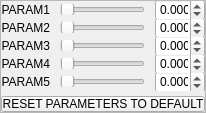
                 <widget class="QFrame" name="frame">
                  <property name="minimumSize">
                   <size>
                    <width>0</width>
                    <height>50</height>
                   </size>
                  </property>
                  <property name="styleSheet">
                   <string notr="true">QFrame#frame {
	border: 0px solid black;
}
QWidget {
	padding-top: 0px;
	padding-bottom: 0px;
	margin-top: -2px;
	margin-bottom: -2px;
}</string>
                  </property>
                  <property name="frameShape">
                   <enum>QFrame::StyledPanel</enum>
                  </property>
                  <property name="frameShadow">
                   <enum>QFrame::Raised</enum>
                  </property>
                  <layout class="QVBoxLayout" name="verticalLayout_24">
                   <property name="spacing">
                    <number>0</number>
                   </property>
                   <property name="leftMargin">
                    <number>0</number>
                   </property>
                   <property name="topMargin">
                    <number>0</number>
                   </property>
                   <property name="rightMargin">
                    <number>0</number>
                   </property>
                   <property name="bottomMargin">
                    <number>0</number>
                   </property>
                   <item>
                    <layout class="QHBoxLayout" name="horizontalLayout_8">
                     <property name="spacing">
                      <number>10</number>
                     </property>
                     <item>
                      <widget class="QLabel" name="equationParam1Label">
                       <property name="minimumSize">
                        <size>
                         <width>45</width>
                         <height>16</height>
                        </size>
                       </property>
                       <property name="maximumSize">
                        <size>
                         <width>54</width>
                         <height>16777215</height>
                        </size>
                       </property>
                       <property name="text">
                        <string>PARAM1</string>
                       </property>
                       <property name="alignment">
                        <set>Qt::AlignRight|Qt::AlignTrailing|Qt::AlignVCenter</set>
                       </property>
                       <property name="wordWrap">
                        <bool>true</bool>
                       </property>
                       <property name="buddy">
                        <cstring>positionX</cstring>
                       </property>
                      </widget>
                     </item>
                     <item>
                      <widget class="QSlider" name="equationParam1Slider">
                       <property name="maximum">
                        <number>1000</number>
                       </property>
                       <property name="pageStep">
                        <number>50</number>
                       </property>
                       <property name="orientation">
                        <enum>Qt::Horizontal</enum>
                       </property>
                      </widget>
                     </item>
                     <item>
                      <widget class="QDoubleSpinBox" name="equationParam1Value">
                       <property name="minimumSize">
                        <size>
                         <width>50</width>
                         <height>18</height>
                        </size>
                       </property>
                       <property name="maximumSize">
                        <size>
                         <width>50</width>
                         <height>16777215</height>
                        </size>
                       </property>
                       <property name="toolTip">
                        <string>Changes the absolute Y-position of object</string>
                       </property>
                       <property name="styleSheet">
                        <string notr="true"/>
                       </property>
                       <property name="decimals">
                        <number>3</number>
                       </property>
                       <property name="minimum">
                        <double>-999999.000000000000000</double>
                       </property>
                       <property name="maximum">
                        <double>999999.000000000000000</double>
                       </property>
                       <property name="singleStep">
                        <double>0.100000000000000</double>
                       </property>
                      </widget>
                     </item>
                    </layout>
                   </item>
                   <item>
                    <layout class="QHBoxLayout" name="horizontalLayout_29">
                     <property name="spacing">
                      <number>10</number>
                     </property>
                     <item>
                      <widget class="QLabel" name="equationParam2Label">
                       <property name="minimumSize">
                        <size>
                         <width>45</width>
                         <height>16</height>
                        </size>
                       </property>
                       <property name="maximumSize">
                        <size>
                         <width>54</width>
                         <height>16777215</height>
                        </size>
                       </property>
                       <property name="text">
                        <string>PARAM2</string>
                       </property>
                       <property name="alignment">
                        <set>Qt::AlignRight|Qt::AlignTrailing|Qt::AlignVCenter</set>
                       </property>
                       <property name="wordWrap">
                        <bool>true</bool>
                       </property>
                       <property name="buddy">
                        <cstring>positionX</cstring>
                       </property>
                      </widget>
                     </item>
                     <item>
                      <widget class="QSlider" name="equationParam2Slider">
                       <property name="maximum">
                        <number>1000</number>
                       </property>
                       <property name="pageStep">
                        <number>50</number>
                       </property>
                       <property name="orientation">
                        <enum>Qt::Horizontal</enum>
                       </property>
                      </widget>
                     </item>
                     <item>
                      <widget class="QDoubleSpinBox" name="equationParam2Value">
                       <property name="minimumSize">
                        <size>
                         <width>50</width>
                         <height>18</height>
                        </size>
                       </property>
                       <property name="maximumSize">
                        <size>
                         <width>50</width>
                         <height>16777215</height>
                        </size>
                       </property>
                       <property name="toolTip">
                        <string>Changes the absolute Y-position of object</string>
                       </property>
                       <property name="decimals">
                        <number>3</number>
                       </property>
                       <property name="minimum">
                        <double>-999999.000000000000000</double>
                       </property>
                       <property name="maximum">
                        <double>999999.000000000000000</double>
                       </property>
                       <property name="singleStep">
                        <double>0.100000000000000</double>
                       </property>
                      </widget>
                     </item>
                    </layout>
                   </item>
                   <item>
                    <layout class="QHBoxLayout" name="horizontalLayout_30">
                     <property name="spacing">
                      <number>10</number>
                     </property>
                     <item>
                      <widget class="QLabel" name="equationParam3Label">
                       <property name="minimumSize">
                        <size>
                         <width>45</width>
                         <height>16</height>
                        </size>
                       </property>
                       <property name="maximumSize">
                        <size>
                         <width>54</width>
                         <height>16777215</height>
                        </size>
                       </property>
                       <property name="text">
                        <string>PARAM3</string>
                       </property>
                       <property name="alignment">
                        <set>Qt::AlignRight|Qt::AlignTrailing|Qt::AlignVCenter</set>
                       </property>
                       <property name="wordWrap">
                        <bool>true</bool>
                       </property>
                       <property name="buddy">
                        <cstring>positionX</cstring>
                       </property>
                      </widget>
                     </item>
                     <item>
                      <widget class="QSlider" name="equationParam3Slider">
                       <property name="maximum">
                        <number>1000</number>
                       </property>
                       <property name="pageStep">
                        <number>50</number>
                       </property>
                       <property name="orientation">
                        <enum>Qt::Horizontal</enum>
                       </property>
                      </widget>
                     </item>
                     <item>
                      <widget class="QDoubleSpinBox" name="equationParam3Value">
                       <property name="minimumSize">
                        <size>
                         <width>50</width>
                         <height>18</height>
                        </size>
                       </property>
                       <property name="maximumSize">
                        <size>
                         <width>50</width>
                         <height>16777215</height>
                        </size>
                       </property>
                       <property name="toolTip">
                        <string>Changes the absolute Y-position of object</string>
                       </property>
                       <property name="decimals">
                        <number>3</number>
                       </property>
                       <property name="minimum">
                        <double>-999999.000000000000000</double>
                       </property>
                       <property name="maximum">
                        <double>999999.000000000000000</double>
                       </property>
                       <property name="singleStep">
                        <double>0.100000000000000</double>
                       </property>
                      </widget>
                     </item>
                    </layout>
                   </item>
                   <item>
                    <layout class="QHBoxLayout" name="horizontalLayout_36">
                     <property name="spacing">
                      <number>10</number>
                     </property>
                     <item>
                      <widget class="QLabel" name="equationParam4Label">
                       <property name="minimumSize">
                        <size>
                         <width>45</width>
                         <height>16</height>
                        </size>
                       </property>
                       <property name="maximumSize">
                        <size>
                         <width>54</width>
                         <height>16777215</height>
                        </size>
                       </property>
                       <property name="text">
                        <string>PARAM4</string>
                       </property>
                       <property name="alignment">
                        <set>Qt::AlignRight|Qt::AlignTrailing|Qt::AlignVCenter</set>
                       </property>
                       <property name="wordWrap">
                        <bool>true</bool>
                       </property>
                       <property name="buddy">
                        <cstring>positionX</cstring>
                       </property>
                      </widget>
                     </item>
                     <item>
                      <widget class="QSlider" name="equationParam4Slider">
                       <property name="maximum">
                        <number>1000</number>
                       </property>
                       <property name="pageStep">
                        <number>50</number>
                       </property>
                       <property name="orientation">
                        <enum>Qt::Horizontal</enum>
                       </property>
                      </widget>
                     </item>
                     <item>
                      <widget class="QDoubleSpinBox" name="equationParam4Value">
                       <property name="minimumSize">
                        <size>
                         <width>50</width>
                         <height>18</height>
                        </size>
                       </property>
                       <property name="maximumSize">
                        <size>
                         <width>50</width>
                         <height>16777215</height>
                        </size>
                       </property>
                       <property name="toolTip">
                        <string>Changes the absolute Y-position of object</string>
                       </property>
                       <property name="decimals">
                        <number>3</number>
                       </property>
                       <property name="minimum">
                        <double>-999999.000000000000000</double>
                       </property>
                       <property name="maximum">
                        <double>999999.000000000000000</double>
                       </property>
                       <property name="singleStep">
                        <double>0.100000000000000</double>
                       </property>
                      </widget>
                     </item>
                    </layout>
                   </item>
                   <item>
                    <layout class="QHBoxLayout" name="horizontalLayout_37">
                     <property name="spacing">
                      <number>10</number>
                     </property>
                     <item>
                      <widget class="QLabel" name="equationParam5Label">
                       <property name="minimumSize">
                        <size>
                         <width>45</width>
                         <height>16</height>
                        </size>
                       </property>
                       <property name="maximumSize">
                        <size>
                         <width>54</width>
                         <height>16777215</height>
                        </size>
                       </property>
                       <property name="text">
                        <string>PARAM5</string>
                       </property>
                       <property name="alignment">
                        <set>Qt::AlignRight|Qt::AlignTrailing|Qt::AlignVCenter</set>
                       </property>
                       <property name="wordWrap">
                        <bool>true</bool>
                       </property>
                       <property name="buddy">
                        <cstring>positionX</cstring>
                       </property>
                      </widget>
                     </item>
                     <item>
                      <widget class="QSlider" name="equationParam5Slider">
                       <property name="maximum">
                        <number>1000</number>
                       </property>
                       <property name="pageStep">
                        <number>50</number>
                       </property>
                       <property name="orientation">
                        <enum>Qt::Horizontal</enum>
                       </property>
                      </widget>
                     </item>
                     <item>
                      <widget class="QDoubleSpinBox" name="equationParam5Value">
                       <property name="minimumSize">
                        <size>
                         <width>50</width>
                         <height>18</height>
                        </size>
                       </property>
                       <property name="maximumSize">
                        <size>
                         <width>50</width>
                         <height>16777215</height>
                        </size>
                       </property>
                       <property name="toolTip">
                        <string>Changes the absolute Y-position of object</string>
                       </property>
                       <property name="decimals">
                        <number>3</number>
                       </property>
                       <property name="minimum">
                        <double>-999999.000000000000000</double>
                       </property>
                       <property name="maximum">
                        <double>999999.000000000000000</double>
                       </property>
                       <property name="singleStep">
                        <double>0.100000000000000</double>
                       </property>
                      </widget>
                     </item>
                    </layout>
                   </item>
                   <item>
                    <widget class="QPushButton" name="equationParamReset">
                     <property name="styleSheet">
                      <string notr="true">margin-top:5px;
margin-bottom:0px;</string>
                     </property>
                     <property name="text">
                      <string>RESET PARAMETERS TO DEFAULT</string>
                     </property>
                    </widget>
                   </item>
                  </layout>
                 </widget>
